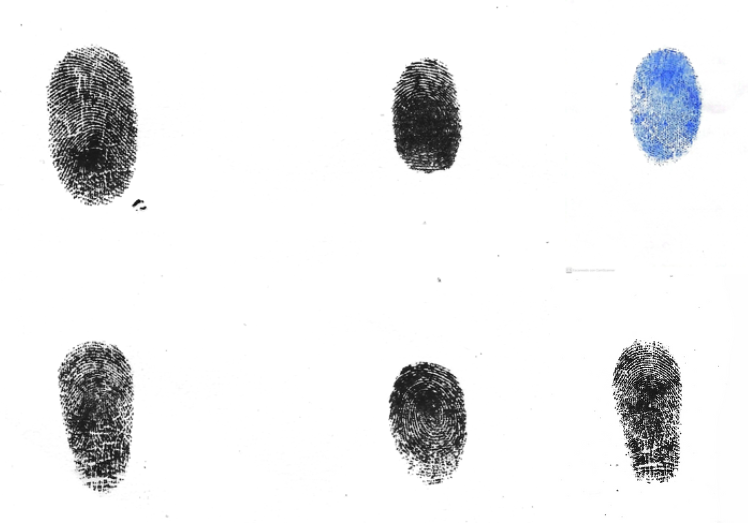
#> input picture week7/ImagenA.png, 748 x 523 px
$ jupyter execute tp.ipynb
#> lines starting #> are read from the running program, lines starting #| are printed output that depends on the picture; after the words box and inside, x2 and y2 are one past the last pixel; in counts of white or black regions, pixels touching at a corner belong together
**Integrantes:**
- Marcos Contreras
- Alessandro Bravo
- Jhair Quispe

[cell 1]
import matplotlib.pyplot as plt
import numpy as np
from skimage.io import imread
from skimage.feature import match_template
import cv2

[cell 2]
imagen_A = imread("ImagenA.png")
#> imagen_A is the input picture: shape (523, 748, 4); mean R, G, B, A 235.9, 236.5, 237.3, 255
imagen_B = imread("ImagenB.png")
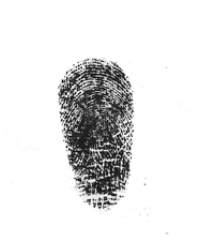
#> input picture week7/ImagenB.png, 200 x 240 px
#> imagen_B is the input picture: shape (240, 200, 4); mean R, G, B, A 227.6, 227.6, 227.6, 255

[cell 3]
imagen_A = cv2.cvtColor(imagen_A, cv2.COLOR_BGR2GRAY)
#> imagen_A: shape (523, 748)
imagen_B = cv2.cvtColor(imagen_B, cv2.COLOR_BGR2GRAY)
#> imagen_B: shape (240, 200)

[cell 4]
hA, wA = imagen_A.shape
#> hA = 523; wA = 748
hB, wB = imagen_B.shape
#> hB = 240; wB = 200

if hB > hA or wB > wA:
    escala = min(hA / hB, wA / wB) * 0.5
    imagen_B = cv2.resize(imagen_B, (int(wB * escala), int(hB * escala)), interpolation=cv2.INTER_AREA)
    print(f"Imagen B redimensionada a {imagen_B.shape[::-1]}")

[cell 5]
plt.figure(figsize=(12, 6))
plt.subplot(121)
plt.imshow(imagen_A, cmap='gray')
plt.title('Imagen A: Todas las huellas')
plt.axis('off')

plt.subplot(122)
plt.imshow(imagen_B, cmap='gray')
plt.title('Imagen B: Huella duplicada(Alessandro :v)')
plt.axis('off')
plt.tight_layout()
plt.show()
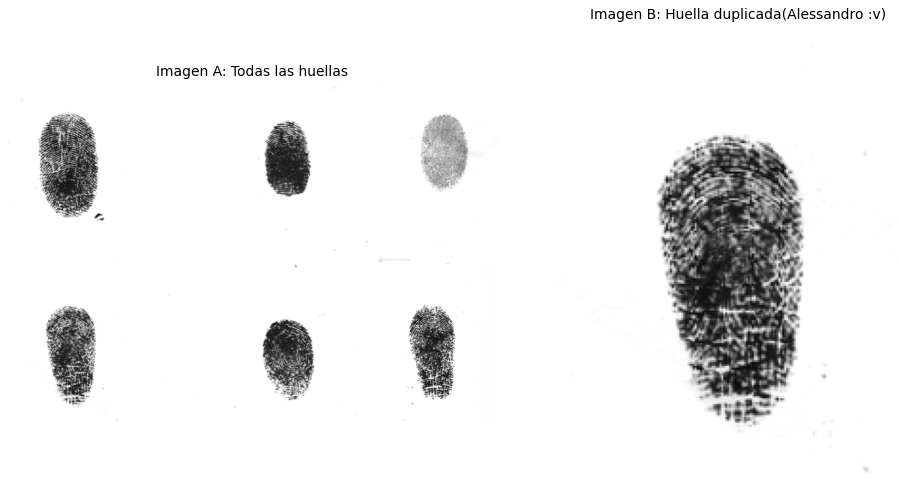
#> figure drawn by matplotlib, 2 panels

[cell 6]
# Umbralización binaria
ret1, th1_A = cv2.threshold(imagen_A, 127, 255, cv2.THRESH_BINARY)
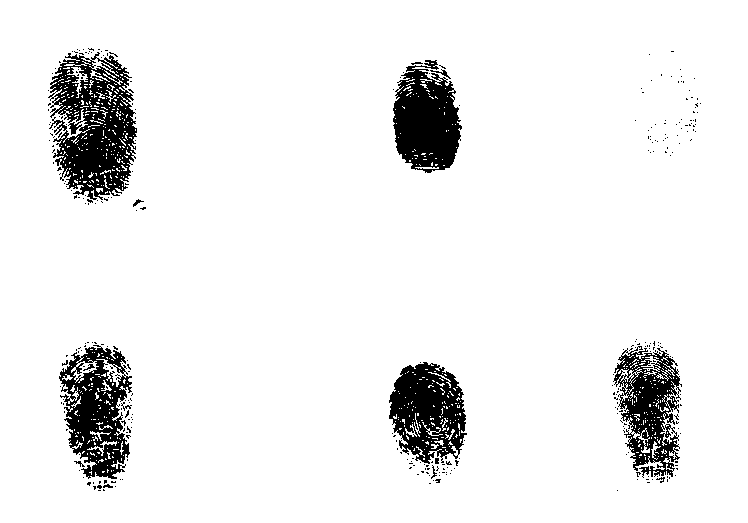
#> th1_A: shape (523, 748); 92.5% white; 325 black regions (310 under 20 px), largest, box (x1, y1, x2, y2) and area: (48, 52, 137, 200) 7735, (393, 60, 462, 173) 5351, (59, 345, 132, 479) 5317
ret1, th1_B = cv2.threshold(imagen_B, 127, 255, cv2.THRESH_BINARY)
#> th1_B: shape (240, 200); 88.2% white; 68 black regions (63 under 20 px), largest, box (x1, y1, x2, y2) and area: (59, 62, 132, 196) 5317, (121, 119, 132, 128) 30, (83, 81, 95, 88) 29, (74, 178, 85, 184) 25, (103, 201, 113, 205) 25

# Umbralización adaptativa con media
th2_A = cv2.adaptiveThreshold(imagen_A, 255, cv2.ADAPTIVE_THRESH_MEAN_C,
                            cv2.THRESH_BINARY, 11, 2)
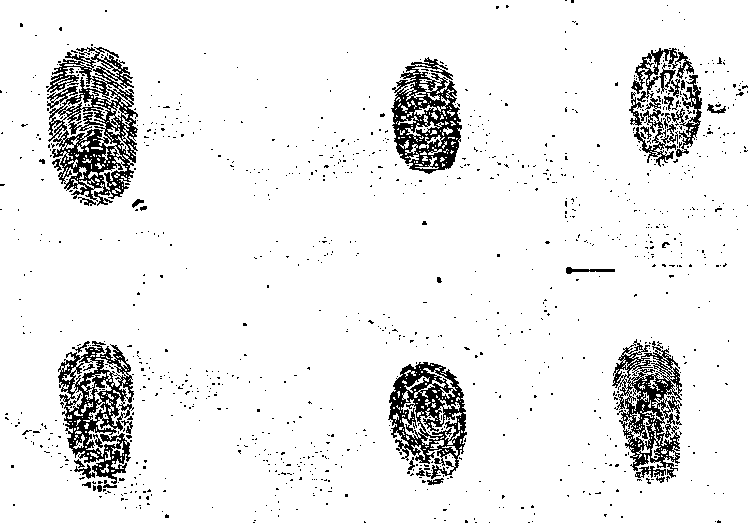
#> th2_A: shape (523, 748); 92% white; black in thin lines or dots
th2_B = cv2.adaptiveThreshold(imagen_B, 255, cv2.ADAPTIVE_THRESH_MEAN_C,
                            cv2.THRESH_BINARY, 11, 2)
#> th2_B: shape (240, 200); 88.5% white; black in thin lines or dots

# Umbralización adaptativa con gaussiana
th3_A = cv2.adaptiveThreshold(imagen_A, 255, cv2.ADAPTIVE_THRESH_GAUSSIAN_C,
                            cv2.THRESH_BINARY, 11, 2)
#> th3_A: shape (523, 748); 92.4% white; black in thin lines or dots
th3_B = cv2.adaptiveThreshold(imagen_B, 255, cv2.ADAPTIVE_THRESH_GAUSSIAN_C,
                            cv2.THRESH_BINARY, 11, 2)
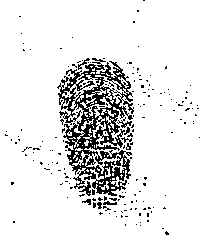
#> th3_B: shape (240, 200); 88.9% white; black in thin lines or dots

[cell 7]
plt.figure(figsize=(15, 10))

plt.subplot(231)
plt.imshow(th1_A, cmap='gray')
plt.title('Imagen A - Umbral Binario')
plt.axis('off')

plt.subplot(232)
plt.imshow(th2_A, cmap='gray')
plt.title('Imagen A - Umbral Adaptativo (Media)')
plt.axis('off')

plt.subplot(233)
plt.imshow(th3_A, cmap='gray')
plt.title('Imagen A - Umbral Adaptativo (Gaussiano)')
plt.axis('off')

plt.subplot(234)
plt.imshow(th1_B, cmap='gray')
plt.title('Imagen B - Umbral Binario')
plt.axis('off')

plt.subplot(235)
plt.imshow(th2_B, cmap='gray')
plt.title('Imagen B - Umbral Adaptativo (Media)')
plt.axis('off')

plt.subplot(236)
plt.imshow(th3_B, cmap='gray')
plt.title('Imagen B - Umbral Adaptativo (Gaussiano)')
plt.axis('off')

plt.tight_layout()
plt.show()

[cell 8]
def detectar(a, b):
    result = match_template(a, b, pad_input=True)
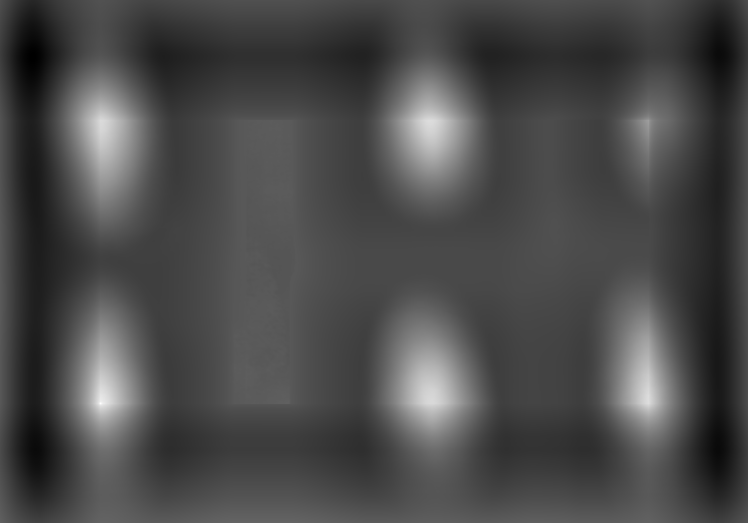
#> result: shape (523, 748) float64; min -0.549, max 1, mean -0.0928; drawn with min black and max white
    y_peak, x_peak = np.unravel_index(np.argmax(result), result.shape)
#> y_peak = 403; x_peak = 100

    h, w = b.shape
#> h = 240; w = 200
    x = int(x_peak - w/2)
#> x = 0
    y = int(y_peak - h/2)
#> y = 283


    x = max(x, 0)
    y = max(y, 0)
    x2 = min(x + w, a.shape[1])
#> x2 = 200
    y2 = min(y + h, a.shape[0])
#> y2 = 523

    im_color = cv2.cvtColor(a, cv2.COLOR_GRAY2BGR)
    cv2.rectangle(im_color, (x, y), (x2, y2), (0, 255, 0), 2)
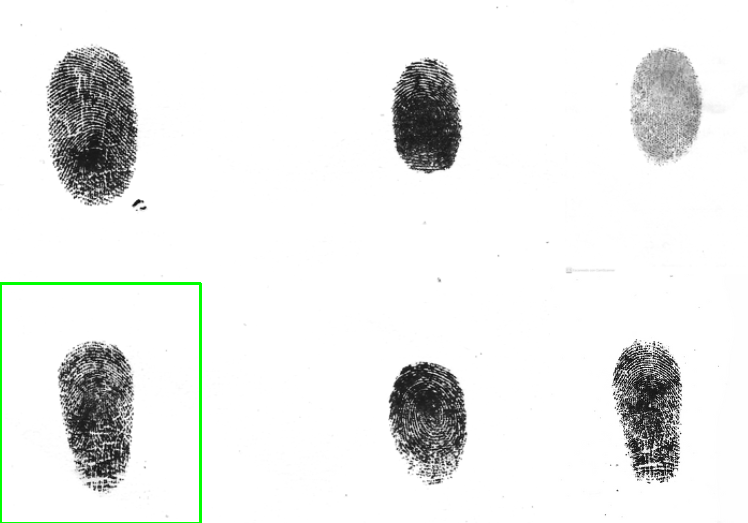
#> im_color: shape (523, 748, 3); mean B, G, R 235.4, 236.7, 235.4

    corr = result[y_peak, x_peak]
#> corr = 1
    return im_color, corr

[cell 9]
det, corr = detectar(imagen_A, imagen_B)
#> corr = 1
det_binario, corr_binario = detectar(th1_A, th1_B)
#> in detectar (call 2), `cv2.rectangle(im_color, (x, y), (x2, y2), (0, 255, 0), 2)`:
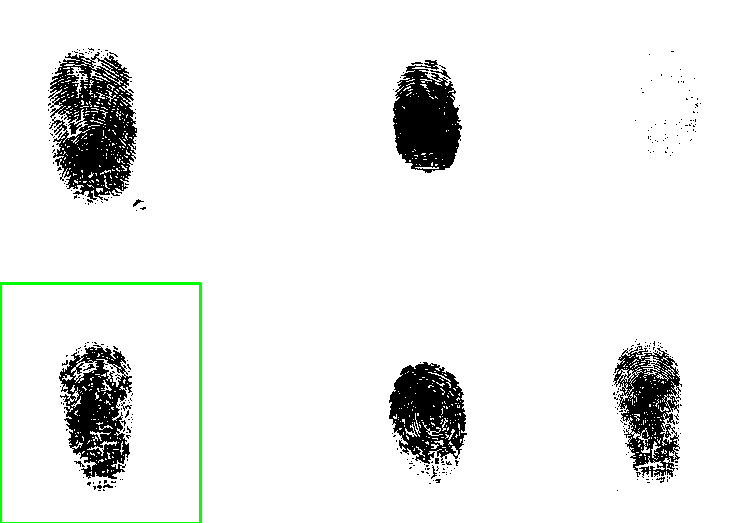
#> im_color: shape (523, 748, 3); mean B, G, R 234.6, 235.9, 234.6
#> corr_binario = 1
det_media, corr_media = detectar(th2_A, th2_B)
#> in detectar (call 3), `result = match_template(a, b, pad_input=True)`:
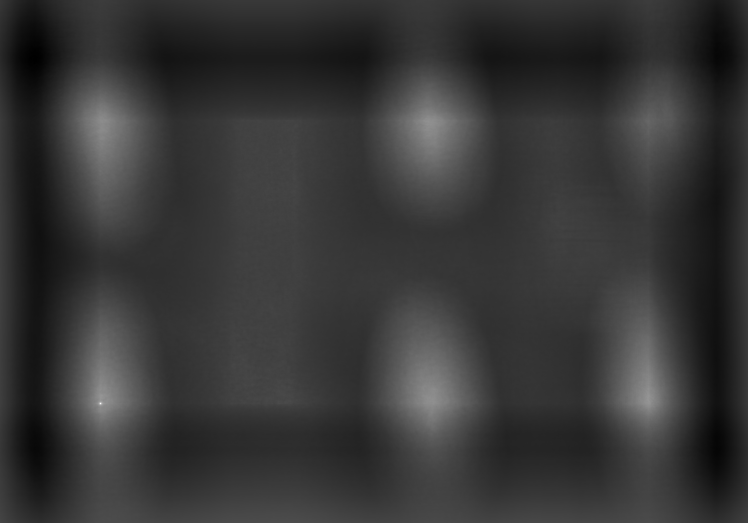
#> result: shape (523, 748) float64; min -0.354, max 1, mean -0.0611; drawn with min black and max white
#> in detectar (call 3), `im_color = cv2.cvtColor(a, cv2.COLOR_GRAY2BGR)`: im_color: shape (523, 748, 3); 92% white; black in thin lines or dots
#> corr_media = 1
det_gauss, corr_gauss = detectar(th3_A, th3_B)
#> in detectar (call 4), `im_color = cv2.cvtColor(a, cv2.COLOR_GRAY2BGR)`: im_color: shape (523, 748, 3); 92.4% white; black in thin lines or dots
#> in detectar (call 4), `cv2.rectangle(im_color, (x, y), (x2, y2), (0, 255, 0), 2)`:
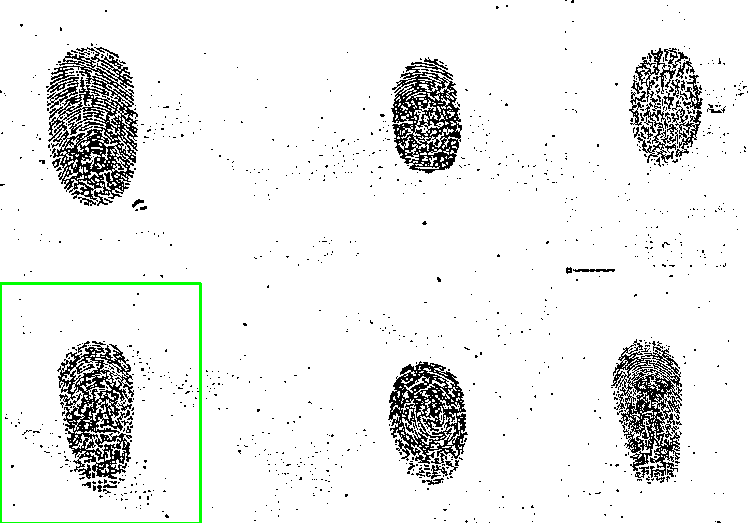
#> im_color: shape (523, 748, 3); mean B, G, R 234.4, 235.7, 234.4
#> corr_gauss = 1

[cell 10]
plt.figure(figsize=(15, 10))

plt.subplot(221)
plt.imshow(det)
plt.title(f'Sin Umbral\nCorrelación: {corr:.3f}')
plt.axis('off')

plt.subplot(222)
plt.imshow(det_binario)
plt.title(f'Umbral Binario\nCorrelación: {corr_binario:.3f}')
plt.axis('off')

plt.subplot(223)
plt.imshow(det_media)
plt.title(f'Adaptativo (Media)\nCorrelación: {corr_media:.3f}')
plt.axis('off')

plt.subplot(224)
plt.imshow(det_gauss)
plt.title(f'Adaptativo (Gaussiano)\nCorrelación: {corr_gauss:.3f}')
plt.axis('off')

plt.tight_layout()
plt.show()
